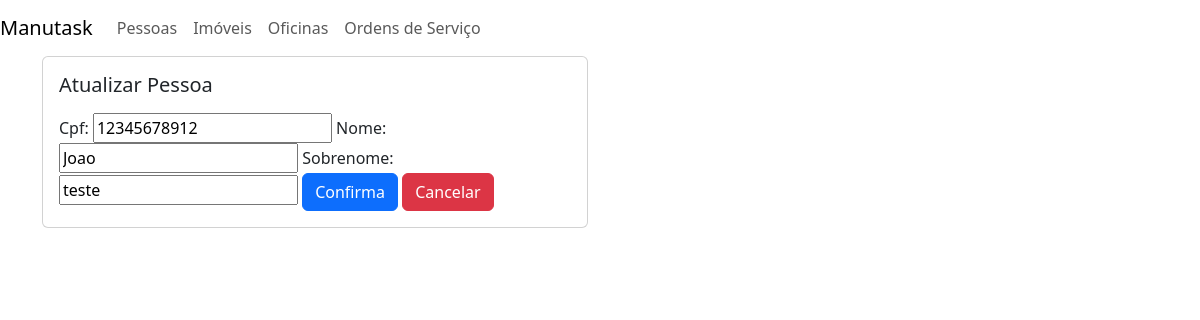
/pessoa/atualiza/4, run on the app's committed database.
### administracao/models.py (models this page shows, shortened)
class Pessoa(models.Model):
    cpf = models.CharField(max_length=11)
    nome = models.CharField(max_length=50)
    sobrenome = models.CharField(max_length=100)

### administracao/views.py (the view)
# urls.py: path('pessoa/atualiza/<pk>', PessoaUpdateView.as_view(), name='atualiza_pessoa'),
class PessoaUpdateView(UpdateView):
    template_name = 'administracao/pessoa/atualizapessoa.html'
    model = Pessoa
    fields = '__all__'
    context_object_name = 'pessoa'
    success_url = reverse_lazy('administracao:lista_pessoas')

### administracao/templates/administracao/pessoa/atualizapessoa.html (shortened to what this page needs)
{% extends "administracao/_layouts/base.html" %}
{% block conteudo %}
<div class="container">
  <div class="row">
    <div class="col-lg-6 col-md-6 col-sm-6 col-xs-12">
      <div class="card">
        <div class="card-body">
          <h5 class="card-title"> Atualizar Pessoa </h5>
          <p class="card-text">
            <form method="post">
              {{ form }}
              <button type="submit" class="btn btn-primary"> Confirma </button>
              <a href="{% url 'administracao:lista_pessoas' %}" class="btn btn-danger"> Cancelar </a>
            </form>
        </div>
      </div>
    </div>
  </div>
</div>
{% endblock %}

### data on the page
Pessoa: cpf "12345678912", nome "Joao", sobrenome "teste"
